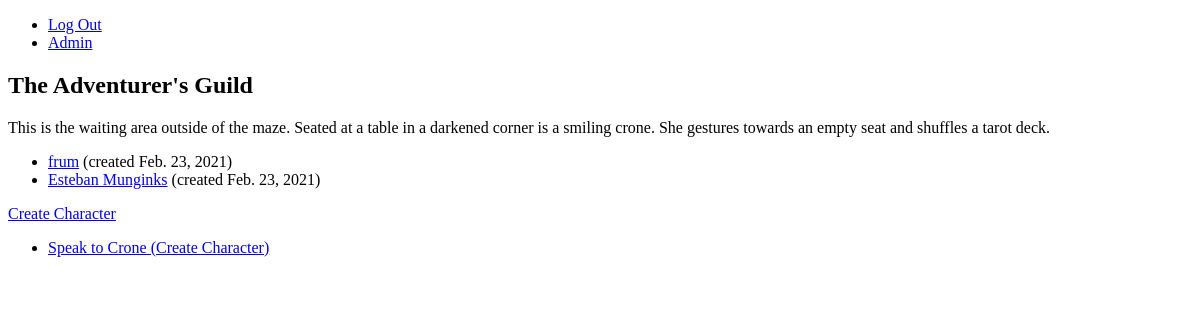
Before: /guild/ (signed in) with the older database file.
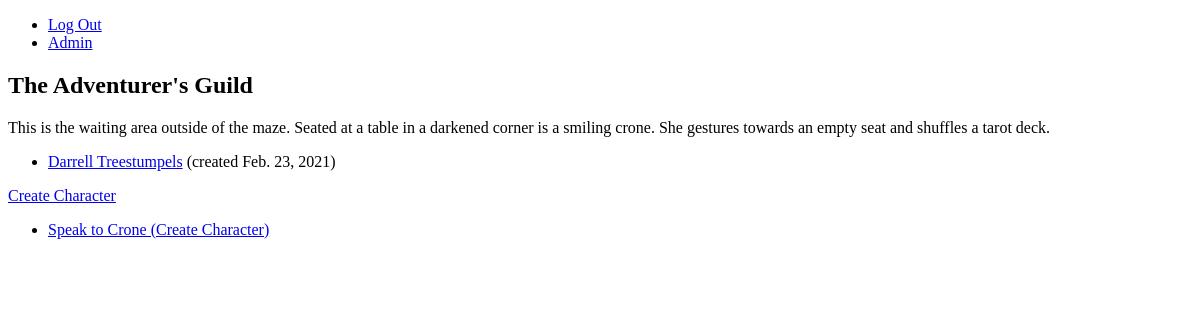
After: the same page with the newer database file.
### characterBuilder/models.py (models this page shows, shortened)
class Character(models.Model):
    name = models.CharField(max_length=200)
    kind = models.CharField(max_length=200)
    description = models.TextField()
    pub_date = models.DateTimeField('date created', default=timezone.now)
    user = models.ForeignKey(User, on_delete=models.SET_NULL, null=True)
    room = models.ForeignKey(Room, on_delete=models.SET_NULL, null=True, related_name="occupants")

### characterBuilder/views.py (the view)
# urls.py: path('', views.Index.as_view(), name='index'),
class Index(LoginRequiredMixin, ActionMixin, ListView):
    template_name = 'guild.html'
    model = Character
    paginate_by = 25
    actions = [{
        "text": "Speak to Crone (Create Character)",
        "url": "/guild/test/",
    }]
    def get_queryset(self):
        queryset = super().get_queryset()
        queryset = queryset.filter(user=self.request.user)
        return queryset
    def get_context_data(self, **kwargs):
        context = super().get_context_data(**kwargs)
        context['now'] = timezone.now()
        return context

### Grotto/game/context_processors.py (called while the page is built)
def character(request):
    return {"character": request.character}

### Grotto/views.py (called while the page is built)
    def get_context_data(self, **kwargs):
        context = super().get_context_data(**kwargs)
        context.update({"actions": self.actions})
        return context

### characterBuilder/templates/guild.html
{% extends "base.html" %}
{% block content %}
  <h2>The Adventurer's Guild</h2>
  <p>This is the waiting area outside of the maze. Seated at a table in a darkened corner is a smiling crone. She gestures towards an empty seat and shuffles a tarot deck.</p>
  <ul>
    {% for character in object_list %}
        <li><a href="{% url 'characterBuilder:character' character.pk %}">{{ character.name }}</a> (created {{ character.pub_date|date }})</li>
    {% empty %}
        <li>No Characters yet.</li>
    {% endfor %}
  </ul>
  <a href="{% url 'characterBuilder:character-test' %}">Create Character</a>
{% endblock %}

Changed rows visible on the page:
removed Character: name "frum", pub_date "Feb. 23, 2021"
removed Character: name "Esteban Munginks", pub_date "Feb. 23, 2021"
added Character: name "Darrell Treestumpels", pub_date "Feb. 23, 2021"
